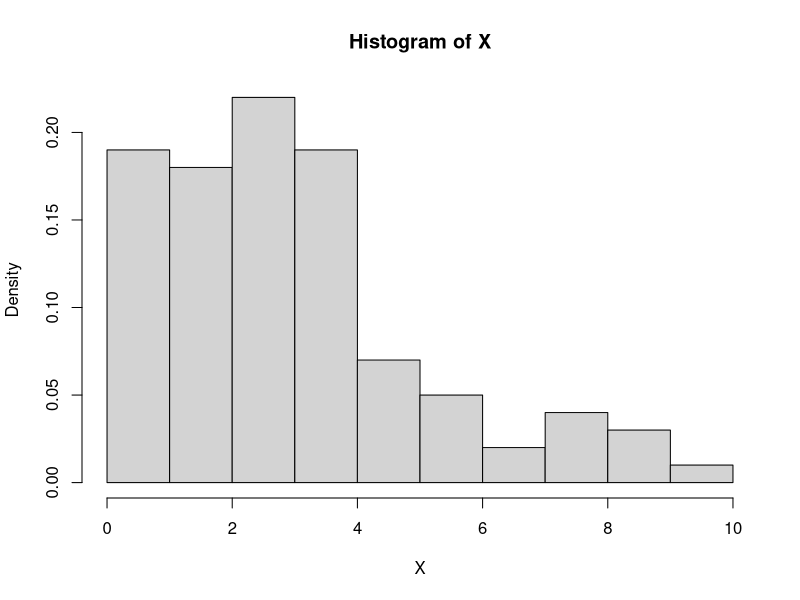
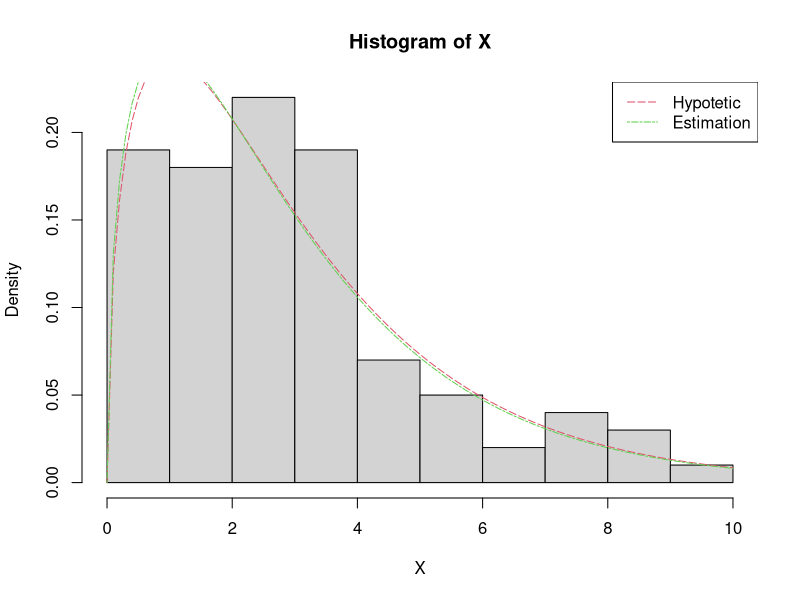
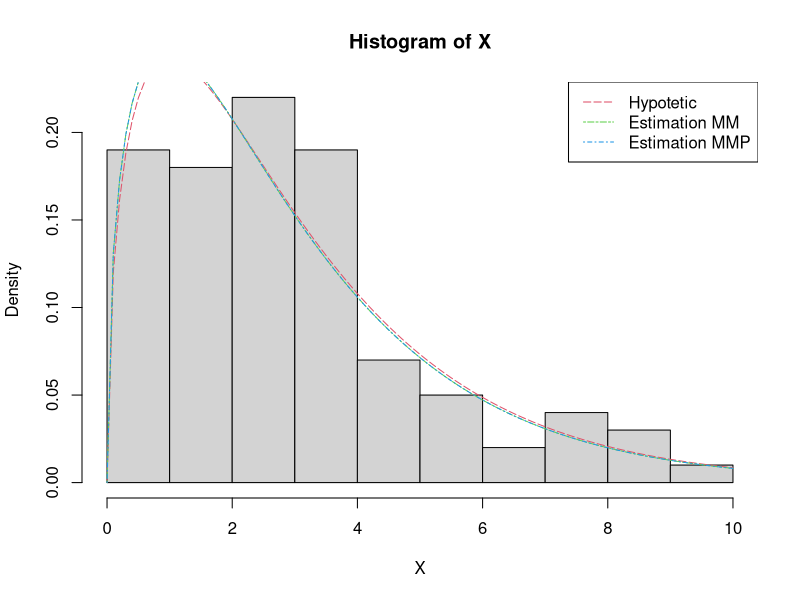
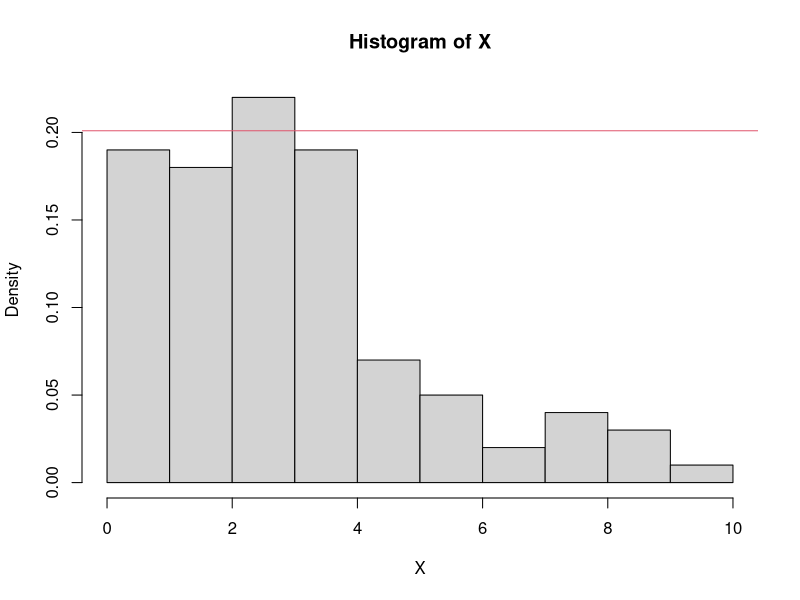

The R script that drew these images, in order:
## ---- chunk 1
k = 3
n = 100
set.seed(120) 
X <- rchisq(n, k)
X
## ---- chunk 2
hist(X, freq = FALSE)
## ---- chunk 3
mu. <- mean(X)
mu.
## ---- chunk 4
dispersion <- sd(X) ^ 2
dispersion
## ---- chunk 5
k_estimation1 <- mu.
k_estimation1
## ---- chunk 6
f <- function(x) dchisq(x, k)
f1 <- function(x) dchisq(x, k_estimation1)
hist(X, freq=FALSE)
curve(f, add=TRUE, col=2, lty=5)
curve(f1, add=TRUE, col=3, lty=6)
legend('topright', c("Hypotetic","Estimation"), col = c(2,3), lty = c(5, 6))
## ---- chunk 7
Func.prob.log <- function(x, df) -sum(dchisq(X, df = df, log = TRUE))
## ---- chunk 8
k_estimation2 = optimize(f = Func.prob.log, x = X, interval = c(0, k_estimation1))$minimum
k_estimation2
## ---- chunk 9
f <- function(x) dchisq(x, k)
f1 <- function(x) dchisq(x, k_estimation1)
f2 <- function(x) dchisq(x, k_estimation2)

hist(X, freq=FALSE)
curve(f, add=TRUE, col=2, lty=5)
curve(f1, add=TRUE, col=3, lty=6)
curve(f2, add=TRUE, col=4, lty=4)
legend('topright', c("Hypotetic","Estimation MM","Estimation MMP"), col = c(2,3,4), lty = c(5, 6,4))
## ---- chunk 10
h <- hist(X, plot = FALSE)
## ---- chunk 11
n.i <- sapply(seq(length(h$breaks) - 1) + 1, function(i)
length(X[X < h$breaks[i] & X >= h$breaks[i - 1]]))
## ---- chunk 12
p.i <- sapply(seq(length(h$breaks) - 1) + 1,function(i)
pchisq(h$breaks[i], k_estimation2) - pchisq(h$breaks[i - 1], k_estimation2))
sum(p.i)
## ---- chunk 13
p.i[1] <- pchisq(h$breaks[2], k_estimation2)
p.i[length(p.i)] <- 1 - pchisq(h$breaks[length(h$breaks)-1], k_estimation2)
sum(p.i)
## ---- chunk 14
tab <- cbind(h$counts, p.i * length(X))
tab
## ---- chunk 15
t1 <- cumsum(tab[,2])
T1 <- min(which(t1 > 5))
t1
## ---- chunk 16
t2 <- cumsum(tab[seq(nrow(tab),1, -1), 2])
t2
## ---- chunk 17
T2 <- min(which(t1 > 5))
T2 <- nrow(tab) - T2
T2
## ---- chunk 18
Tab<-apply(tab, 2, function(x) c(sum(x[seq(T1)]), x[c((T1 + 1):T2)], sum(x[c((T2 + 1):nrow(tab))])))
Tab
## ---- chunk 19
chi2 <- sum(apply(Tab, 1, function(x) (x[1] - x[2]) ^ 2 / x[2]))
chi2
## ---- chunk 20
pvalue <- 1 - pchisq(chi2, nrow(Tab) - 3);
print(paste("p-value", round(pvalue, 4), sep=" = "))
## ---- chunk 21
hist(X, freq = FALSE)
abline(h = pvalue, col = 2)
